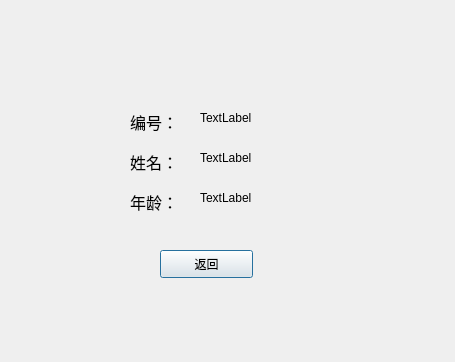
<?xml version="1.0" encoding="UTF-8"?>
<ui version="4.0">
 <class>selfinfo_inquiry</class>
 <widget class="QDialog" name="selfinfo_inquiry">
  <property name="geometry">
   <rect>
    <x>0</x>
    <y>0</y>
    <width>455</width>
    <height>362</height>
   </rect>
  </property>
  <property name="windowTitle">
   <string>Dialog</string>
  </property>
  <widget class="QLabel" name="label">
   <property name="geometry">
    <rect>
     <x>130</x>
     <y>110</y>
     <width>72</width>
     <height>21</height>
    </rect>
   </property>
   <property name="text">
    <string>&lt;html&gt;&lt;head/&gt;&lt;body&gt;&lt;p&gt;&lt;span style=&quot; font-size:12pt;&quot;&gt;编号：&lt;/span&gt;&lt;/p&gt;&lt;/body&gt;&lt;/html&gt;</string>
   </property>
  </widget>
  <widget class="QLabel" name="label_2">
   <property name="geometry">
    <rect>
     <x>130</x>
     <y>150</y>
     <width>72</width>
     <height>21</height>
    </rect>
   </property>
   <property name="text">
    <string>&lt;html&gt;&lt;head/&gt;&lt;body&gt;&lt;p&gt;&lt;span style=&quot; font-size:12pt;&quot;&gt;姓名：&lt;/span&gt;&lt;/p&gt;&lt;/body&gt;&lt;/html&gt;</string>
   </property>
  </widget>
  <widget class="QLabel" name="label_3">
   <property name="geometry">
    <rect>
     <x>130</x>
     <y>190</y>
     <width>72</width>
     <height>21</height>
    </rect>
   </property>
   <property name="text">
    <string>&lt;html&gt;&lt;head/&gt;&lt;body&gt;&lt;p&gt;&lt;span style=&quot; font-size:12pt;&quot;&gt;年龄：&lt;/span&gt;&lt;/p&gt;&lt;/body&gt;&lt;/html&gt;</string>
   </property>
  </widget>
  <widget class="QLabel" name="label_4">
   <property name="geometry">
    <rect>
     <x>200</x>
     <y>110</y>
     <width>72</width>
     <height>15</height>
    </rect>
   </property>
   <property name="text">
    <string>TextLabel</string>
   </property>
  </widget>
  <widget class="QLabel" name="label_5">
   <property name="geometry">
    <rect>
     <x>200</x>
     <y>150</y>
     <width>72</width>
     <height>15</height>
    </rect>
   </property>
   <property name="text">
    <string>TextLabel</string>
   </property>
  </widget>
  <widget class="QLabel" name="label_6">
   <property name="geometry">
    <rect>
     <x>200</x>
     <y>190</y>
     <width>72</width>
     <height>15</height>
    </rect>
   </property>
   <property name="text">
    <string>TextLabel</string>
   </property>
  </widget>
  <widget class="QPushButton" name="pushButton">
   <property name="geometry">
    <rect>
     <x>160</x>
     <y>250</y>
     <width>93</width>
     <height>28</height>
    </rect>
   </property>
   <property name="text">
    <string>返回</string>
   </property>
  </widget>
 </widget>
 <resources/>
 <connections/>
</ui>
